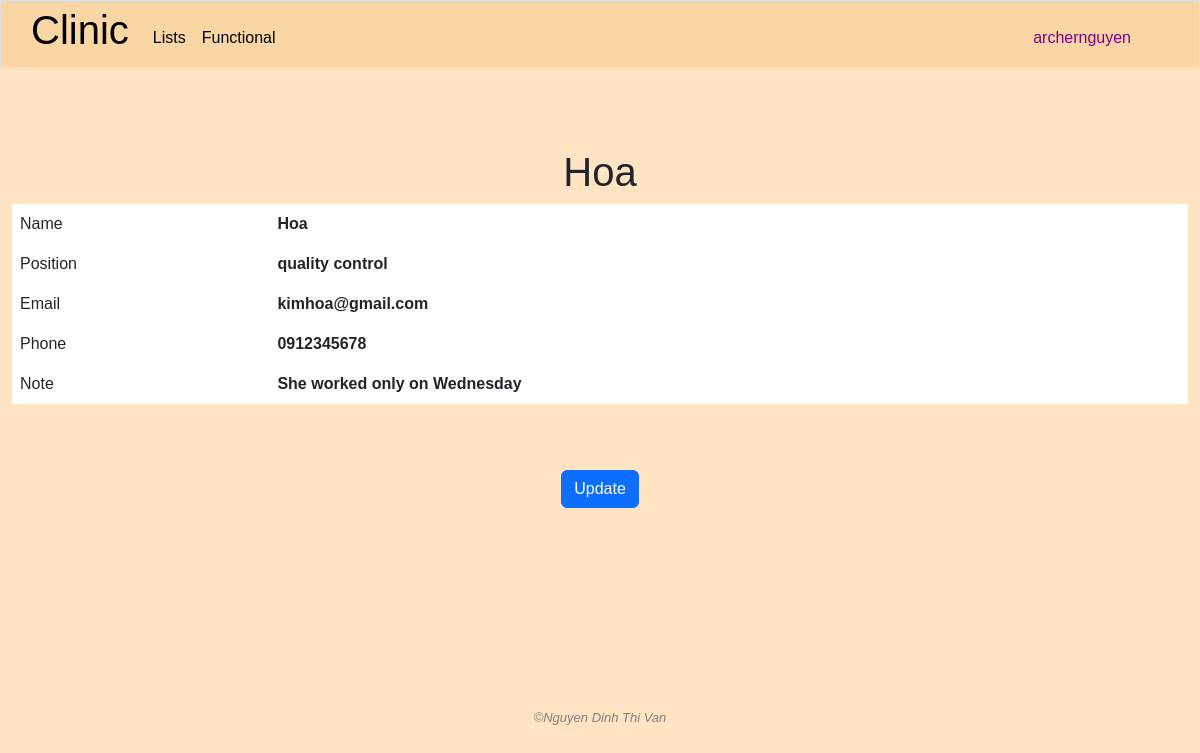
Page /person/6 (signed in) on the earlier database version.
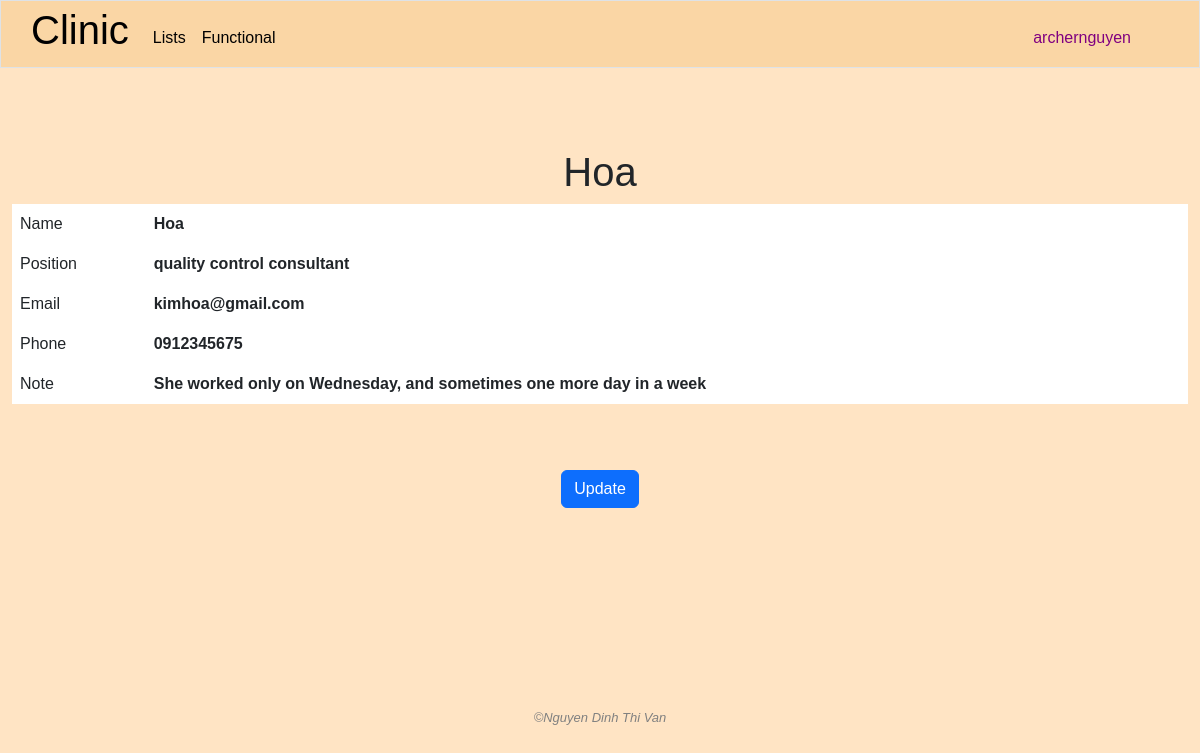
Same page on the later database version.
### clinic/models.py (models this page shows, shortened)
class People(models.Model):
    name = models.CharField(max_length=255)
    company = models.ManyToManyField(Company,related_name="contact")
    position = models.TextField(blank=True)
    email = models.CharField(max_length=255)
    phone = models.CharField(max_length=255)
    note = models.TextField(blank=True)
    created_by = models.ForeignKey(User, on_delete=models.SET_NULL, blank=True, null=True, related_name='add_people')
    modified_by = models.ForeignKey(User, on_delete=models.SET_NULL, blank=True, null=True, related_name='modified_person')

### clinic/views.py (the view)
# urls.py: path('person/<int:person_id>', views.person_detail, name='person_detail'),
@login_required
@csrf_exempt
def person_detail(request, person_id):
    if request.method == 'POST':
        if "modify_people_info" not in user_right(request.user.management_right_level):
            request.session['nay_message'] = "You do not have the right to modify this information"
            return JsonResponse({'error': 'You do not have the right to modify this info'}, status=403)
        data = json.loads(request.body)
        if data.get('new_name') is not None:
            try:
                person = People.objects.get(pk=person_id)
                person.name = data['new_name']
                person.position = data['new_position']
                person.email = data['new_email']
                person.phone = data['new_phone']
                person.note = data['new_note']
                person.save()
                return JsonResponse({'message': 'New info saved'}, status=200)
            except People.DoesNotExist:
                request.session['nay_message'] = 'That person does not exist in database'
                return JsonResponse({'error': 'Person does not exist'}, status=400)
        else:
            request.session['nay_message'] = "Don't leave empty name"
            return JsonResponse({'error': "Don't leave empty name"}, status=401)
    else:
        if "read_all_people_info" not in user_right(request.user.management_right_level):
            request.session['nay_message'] = 'You do not have the right to visit this page'
            return HttpResponseRedirect(reverse('index'))
        try:
            person = People.objects.get(pk=person_id)
            return render(request, "clinic/person_detail.html", {
                "person": person
            })
        except People.DoesNotExist:
            request.session['nay_message'] = 'That person does not exist'
            return HttpResponseRedirect(reverse('people'))

### clinic/templates/clinic/person_detail.html (shortened to what this page needs)
{% extends "clinic/layout.html" %}
{% load static %}
{% block main %}
    <h1 class="text-center">{{ person.name }}</h1>
    <div class="container-fluid">
        <table class="table table-borderless">
            <tbody>
                <tr>
                    <td>Name</td>
                    <td id="original-name">
                        <strong>
                            {{ person.name }}
                        </strong>
                    </td>
                </tr>
                <tr>
                    <td>Position</td>
                    <td id="original-position">
                        <strong>
                            {% if not person.position %}
                                N/A
                            {% else %}
                                {{ person.position }}
                            {% endif %}
                        </strong>
                    </td>
                </tr>
                <tr>
                    <td>Email</td>
                    <td id="original-email">
                        <strong>
                            {% if not person.email %}
                                N/A
                            {% else %}
                                {{ person.email }}
                            {% endif %}
                        </strong>
                    </td>
                </tr>
                <tr>
                    <td>Phone</td>
                    <td id="original-phone">
                        <strong>
                            {% if not person.phone %}
                                N/A
                            {% else %}
                                {{ person.phone }}
                            {% endif %}
                        </strong>
                    </td>
                </tr>
                <tr>
                    <td>Note</td>
                    <td id="original-note">
                        <strong>
                            {% if not person.note %}
                                N/A
                            {% else %}
                                {{ person.note }}
                            {% endif %}
                        </strong>
                    </td>
                </tr>
            </tbody>
        </table>
    </div>
    <div class="text-center">
        <button class="btn btn-primary" id="edit-btn">
            Update
        </button>
    </div>
{% endblock %}

Differences in the rows shown:
changed People "Hoa": position "quality control" → "quality control consultant"; phone "0912345678" → "0912345675"; note "She worked only on Wednesday" → "She worked only on Wednesday, and sometimes one more day in a week"
